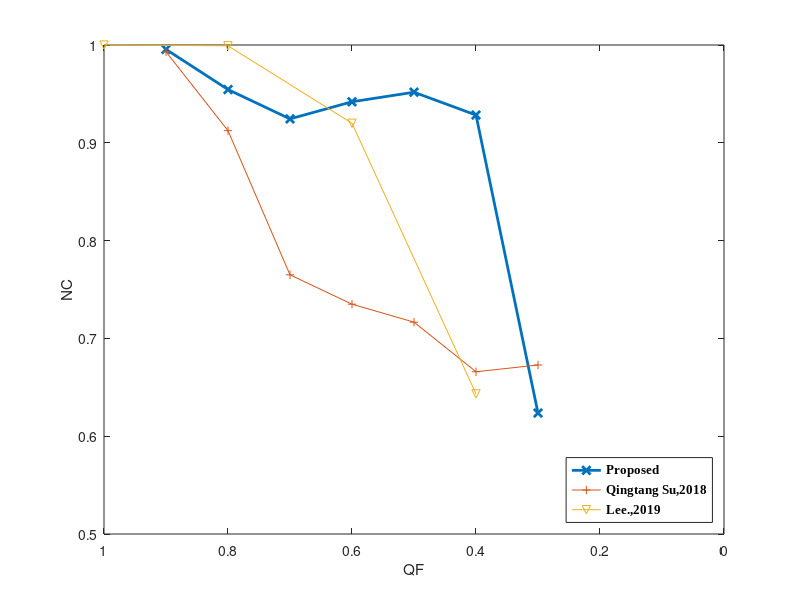

This figure's MATLAB source:



x2=[0.995539011213857;0.954452318603002;0.924445458925615;0.941955163019906;0.951729292848497;0.928382976852516;0.623676478771806]
x4=[0.993100000000000;0.912400000000000;0.765000000000000;0.735000000000000;0.716600000000000;0.665900000000000;0.672800000000000]
x5=[1.0;0.999200000000000;0.920000000000000;0.643300000000000]
y = 0.9 :-0.1: 0.3;
plot(y,x2,'-x','linewidth', 2);
hold on
y1 = 0.9 :-0.1: 0.3;
plot(y1,x4,'-+');
y2 = 1.0:-0.2:0.4;
plot(y2,x5,'-v');

axis([0 1 0.5 1])
xlabel('QF')
ylabel('NC')
l2 = legend('Proposed','Qingtang Su,2018',	'Lee.,2019','location', 'southeast');
set(l2,'Fontname', 'Times New Roman','FontWeight','bold');
set(gca,'XDir','reverse');



% figure(2)
% 
% img_25=[0.9668,0.926,0.8784,0.9164,0.9405,0.9247,0.586];
% img_26=[0.934,0.8613,0.8386,0.863,0.8207,0.8009,0.814];
% img_27=[0.9196,0.8315,0.78,0.8171,0.8579,0.8708,0.7194];
% img_28=[0.9276,0.9292,0.9148,0.9762,0.9184,0.6987,0.4377];
% a = 0.9 :-0.1: 0.3;
% axis([0 1 0.4 1])
% plot(a,img_25,'-x','linewidth',1.5);
% hold on
% plot(a,img_26,'-+','linewidth',1.5);
% plot(a,img_27,'-v','linewidth',1.5);
% plot(a,img_28,'-o','linewidth',1.5);
% l1 = legend('Lena',	'Baboon',	'Peppers',	'Airplane','location', 'southeast')
% set(l1,'Fontname', 'Times New Roman','FontWeight','bold')
% xlabel('QF')
% ylabel('NC')
% set(gca,'XDir','reverse');

